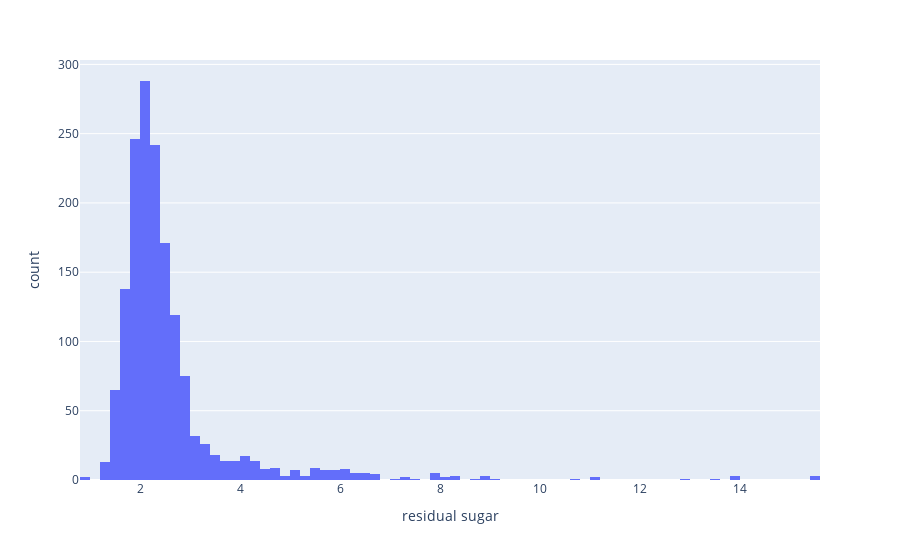

The notebook cell saved with this chart:
### Code cell
fig = px.histogram(data_frame,x='residual sugar')
fig.show()

### Figure 1 — Plotly figure (JSON) as saved in the notebook; plotly's stock layout.template omitted (floating-point values rounded to 4 significant figures; data arrays with more than 128 entries replaced by an {"elided": "..."} marker saying what was removed)
{"data": [{"alignmentgroup": "True", "bingroup": "x", "hovertemplate": "residual sugar=%{x}<br>count=%{y}<extra></extra>", "legendgroup": "", "marker": {"color": "#636efa"}, "name": "", "offsetgroup": "", "orientation": "v", "showlegend": false, "type": "histogram", "x": {"elided": "1599 float values"}, "xaxis": "x", "yaxis": "y"}], "layout": {"barmode": "relative", "legend": {"tracegroupgap": 0}, "margin": {"t": 60}, "xaxis": {"anchor": "y", "domain": [0, 1], "title": {"text": "residual sugar"}}, "yaxis": {"anchor": "x", "domain": [0, 1], "title": {"text": "count"}}}}
